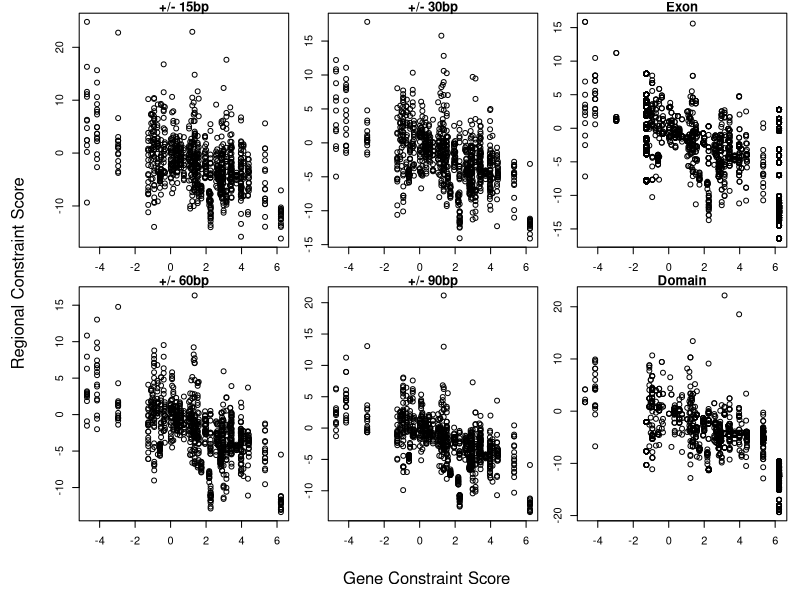
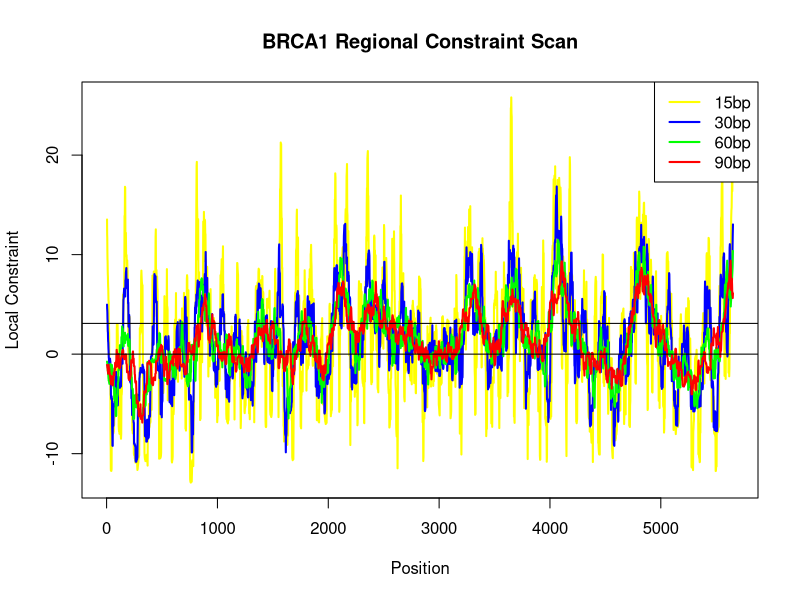
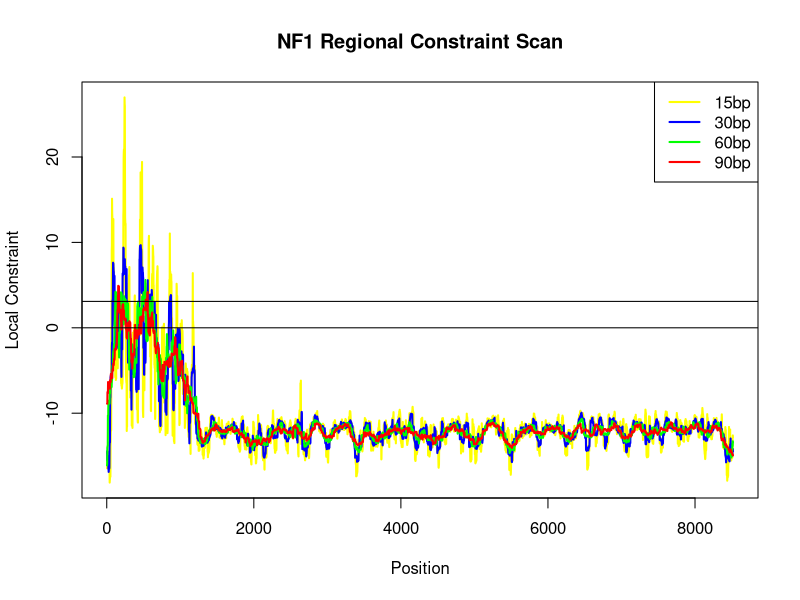
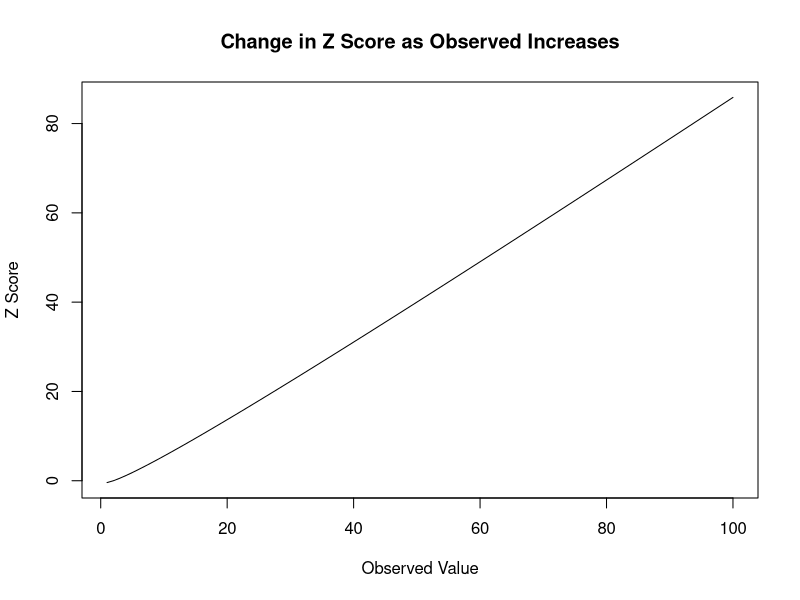

The R source for these figures, in order:
#Function that calculates the constraint score
constraint.function <- function(obs,exp,adjustment)
  {
  #Calculate Z score
  numerator <- as.numeric(obs)-as.numeric(exp)
  denominator <- sqrt(as.numeric(exp))
  constraint <- numerator/denominator
  
  #Adjust using gene wide adjustment factor
  constraint <- constraint*as.numeric(adjustment)
  
  return(constraint)
  }

#Function to normalise a observed or expected frequency
normalise.function <- function(value,range,whole)
  {
  normalisation <- as.numeric(whole)/as.numeric(range)
  newvalue <- as.numeric(value)*normalisation
  return(newvalue)
  }

#Function that processes variant constraint scores 
variants.processing.function <- function(variant,genedetails)
  {
  #Retrieve the details about the gene
  wholegenesize <- genedetails[variant['Gene'],'Size']
  adjustment <- genedetails[variant['Gene'],'Adjustment']
  #Constraints in the gene details table are not adjusted
  constraint.gene <- genedetails[variant['Gene'],'Constraint']*adjustment
  
  constraint.region.raw <- constraint.function(variant['Region_Observed'],variant['Region_Expected'],adjustment)
  
  constraint.region.normalised <- constraint.function(normalise.function(variant['Region_Observed'],variant['Size'],wholegenesize),normalise.function(variant['Region_Expected'],variant['Size'],wholegenesize),adjustment)
  
  #Compile metrics into vector
  output <- c("Gene_Constraint"=constraint.gene,"Raw_Constraint"=constraint.region.raw,"Normalised_Constraint"=constraint.region.normalised)
  return(output)
  }

#Generate an example of a Z score
examplezscores <- function(value)
  {
  double = value*2
  zscore = value-double/sqrt(double)
  return(zscore)
  }

#Generate a gene vs regional variant graph
variantgraph <- function(x,y,name)
  {
  plot(x,y,xlab='',ylab='',main=name)
  }

#Draw gene scan plot
genescangraph <- function(gene)
  {
  #Declare file name
  filename = paste(c(gene,"scan.png"),sep="",collapse="")
  title = paste(c(gene," Regional Constraint Scan"),sep="",collapse="")
  
  #Draw gene scan plot of BRCA1
  png(filename,width=1080,height=720)
  plot(
    variants.data.frame[,'Position']
    [variants.data.frame['Type'] == 'S15bp' & variants.data.frame['Gene'] == gene]
    ,variants.data.frame[,'Normalised_Constraint']
    [variants.data.frame['Type'] == 'S15bp' & variants.data.frame['Gene'] == gene]
    ,type='l'
    ,xlab='Position'
    ,ylab='Local Constraint'
    ,main=title
    ,lwd=2,col="yellow"
  )
  lines(
    variants.data.frame[,'Position']
    [variants.data.frame['Type'] == 'S30bp' & variants.data.frame['Gene'] == gene]
    ,variants.data.frame[,'Normalised_Constraint']
    [variants.data.frame['Type'] == 'S30bp' & variants.data.frame['Gene'] == gene]
    ,lwd=2,col="blue"
  )
  lines(
    variants.data.frame[,'Position']
    [variants.data.frame['Type'] == 'S60bp' & variants.data.frame['Gene'] == gene]
    ,variants.data.frame[,'Normalised_Constraint']
    [variants.data.frame['Type'] == 'S60bp' & variants.data.frame['Gene'] == gene]
    ,lwd=2,col="green"
  )
  lines(
    variants.data.frame[,'Position']
    [variants.data.frame['Type'] == 'S90bp' & variants.data.frame['Gene'] == gene]
    ,variants.data.frame[,'Normalised_Constraint']
    [variants.data.frame['Type'] == 'S90bp' & variants.data.frame['Gene'] == gene]
    ,lwd=2,col="red"
  )
  #Draw 0 line
  abline(h=0)
  #Draw horizontal line at the 3SD line for statistical significance
  abline(h=3.09)
  legend(legend=c("15bp","30bp","60bp","90bp"),col=c("yellow","blue","green","red"),lwd=c("2","2","2","2"),lty=c(1,1,1,1),"topright")
  dev.off()
  }
  
#Import the list of gene sizes
genedetails <- read.table("GeneDetails.txt", header=TRUE)

#Import the list of variants
variants.data.frame <- read.table("Variants.txt", header=TRUE)

#Calculate constraint metrics both raw and normalised
variants.constraints <- apply(variants.data.frame,1,variants.processing.function,genedetails)
variants.data.frame$Gene_Constraint <- variants.constraints['Gene_Constraint',]
variants.data.frame$Raw_Constraint <- variants.constraints['Raw_Constraint',]
variants.data.frame$Normalised_Constraint <- variants.constraints['Normalised_Constraint',]

#Calculate correlations between gene constraint and regional constraint
window.15bp.correlation <- cor(variants.data.frame[,'Gene_Constraint'][variants.data.frame['Type'] == 'V15bp'],variants.data.frame[,'Normalised_Constraint'][variants.data.frame['Type'] == 'V15bp'])
window.30bp.correlation <- cor(variants.data.frame[,'Gene_Constraint'][variants.data.frame['Type'] == 'V30bp'],variants.data.frame[,'Normalised_Constraint'][variants.data.frame['Type'] == 'V30bp'])
window.60bp.correlation <- cor(variants.data.frame[,'Gene_Constraint'][variants.data.frame['Type'] == 'V60bp'],variants.data.frame[,'Normalised_Constraint'][variants.data.frame['Type'] == 'V60bp'])
window.90bp.correlation <- cor(variants.data.frame[,'Gene_Constraint'][variants.data.frame['Type'] == 'V90bp'],variants.data.frame[,'Normalised_Constraint'][variants.data.frame['Type'] == 'V90bp'])
window.exon.correlation <- cor(variants.data.frame[,'Gene_Constraint'][variants.data.frame['Type'] == 'Exon'],variants.data.frame[,'Normalised_Constraint'][variants.data.frame['Type'] == 'Exon'])
window.domain.correlation <- cor(variants.data.frame[,'Gene_Constraint'][variants.data.frame['Type'] == 'Domain'],variants.data.frame[,'Normalised_Constraint'][variants.data.frame['Type'] == 'Domain'])

#Draw plot of local constraints at different window sizes
png("variantslocalconstraints.png",width=1080,height=720)
par(mfrow=c(2,3))
par(oma=c(4,4,0,0)) 
par(mar=c(2,2,1,1))
variantgraph(variants.data.frame[,'Gene_Constraint'][variants.data.frame['Type'] == 'V15bp'],variants.data.frame[,'Normalised_Constraint'][variants.data.frame['Type'] == 'V15bp'],"+/- 15bp")
variantgraph(variants.data.frame[,'Gene_Constraint'][variants.data.frame['Type'] == 'V30bp'],variants.data.frame[,'Normalised_Constraint'][variants.data.frame['Type'] == 'V30bp'],"+/- 30bp")
variantgraph(variants.data.frame[,'Gene_Constraint'][variants.data.frame['Type'] == 'Exon'],variants.data.frame[,'Normalised_Constraint'][variants.data.frame['Type'] == 'Exon'],"Exon")
variantgraph(variants.data.frame[,'Gene_Constraint'][variants.data.frame['Type'] == 'V60bp'],variants.data.frame[,'Normalised_Constraint'][variants.data.frame['Type'] == 'V60bp'],"+/- 60bp")
variantgraph(variants.data.frame[,'Gene_Constraint'][variants.data.frame['Type'] == 'V90bp'],variants.data.frame[,'Normalised_Constraint'][variants.data.frame['Type'] == 'V90bp'],"+/- 90bp")
variantgraph(variants.data.frame[,'Gene_Constraint'][variants.data.frame['Type'] == 'Domain'],variants.data.frame[,'Normalised_Constraint'][variants.data.frame['Type'] == 'Domain'],"Domain")
mtext('Gene Constraint Score',side = 1, outer = TRUE, line = 2)
mtext('Regional Constraint Score',side = 2, outer = TRUE, line = 2)
dev.off()

#Make th gene scan plots for BRCA1 and NF1
genescangraph("BRCA1")
genescangraph("NF1")

#Make the plot of Z score examples
size = 100
zexamples <- data.frame(row.names=c(1:size))
zexamples$values <- c(1:size)
zscores <- apply(zexamples,1,examplezscores)
zexamples$zscore <- zscores

#Plot graph showing that Z score increases as Observed increases
png("zexamples.png",width=720,height=720)
plot(
  zexamples[,'values']
  ,zexamples[,'zscore']
  ,type='l'
  ,xlab='Observed Value'
  ,ylab='Z Score'
  ,main='Change in Z Score as Observed Increases'
)
dev.off()

subset(variants.data.frame)